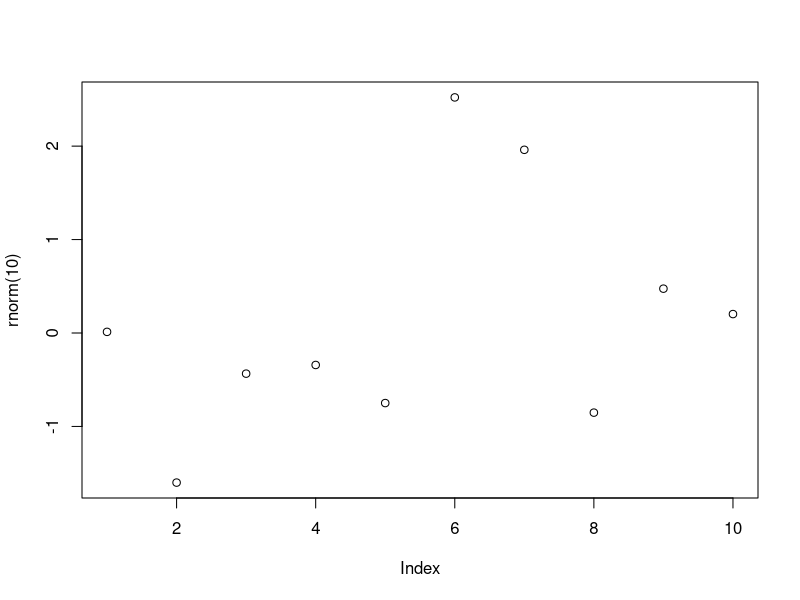

R code for this plot:
## ---- chunk 1
#| label: fig-demo-plot
#| fig-cap: "A plot of random numbers"
plot(rnorm(10))
## ---- chunk 2
#| label: demo-inline-code
#| echo: false
x <- round(pi, 2)
